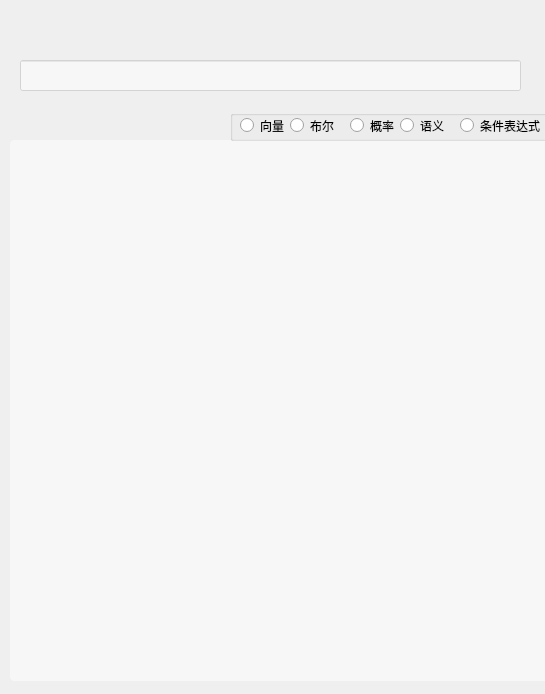
<?xml version="1.0" encoding="UTF-8"?>
<ui version="4.0">
 <class>MainWindow</class>
 <widget class="QMainWindow" name="MainWindow">
  <property name="geometry">
   <rect>
    <x>0</x>
    <y>0</y>
    <width>545</width>
    <height>694</height>
   </rect>
  </property>
  <property name="font">
   <font>
    <pointsize>9</pointsize>
   </font>
  </property>
  <property name="contextMenuPolicy">
   <enum>Qt::NoContextMenu</enum>
  </property>
  <property name="windowTitle">
   <string>亮亮猪猪</string>
  </property>
  <property name="styleSheet">
   <string notr="true">QMainWindow{
border-image:url(&quot;bk1.png&quot;);

}</string>
  </property>
  <widget class="QWidget" name="centralWidget">
   <property name="styleSheet">
    <string notr="true">QWidget{
border-image:url(&quot;:/bk.png&quot;);
}</string>
   </property>
   <widget class="QLineEdit" name="lineEdit">
    <property name="geometry">
     <rect>
      <x>20</x>
      <y>60</y>
      <width>501</width>
      <height>31</height>
     </rect>
    </property>
    <property name="font">
     <font>
      <pointsize>-1</pointsize>
     </font>
    </property>
    <property name="styleSheet">
     <string notr="true">QLineEdit{
font-size:16px;color:black;
background-color: rgba(255,255,255,0.5);
border-image:url(line_edit.png);
border：5px solid rgba（255,255,255,0.5）

}
</string>
    </property>
    <property name="text">
     <string/>
    </property>
   </widget>
   <widget class="QPushButton" name="pushButton">
    <property name="geometry">
     <rect>
      <x>490</x>
      <y>60</y>
      <width>31</width>
      <height>31</height>
     </rect>
    </property>
    <property name="font">
     <font>
      <pointsize>-1</pointsize>
     </font>
    </property>
    <property name="styleSheet">
     <string notr="true">QPushButton{
border-width:1px;border-radius:4px;font-size:16px;color:black;border:0px solid pink;
background-color: rgba(255,255,255,0);
border-image:url(&quot;search.PNG&quot;);

}
</string>
    </property>
    <property name="text">
     <string/>
    </property>
   </widget>
   <widget class="QListView" name="listView">
    <property name="geometry">
     <rect>
      <x>10</x>
      <y>140</y>
      <width>571</width>
      <height>541</height>
     </rect>
    </property>
    <property name="font">
     <font>
      <pointsize>-1</pointsize>
     </font>
    </property>
    <property name="styleSheet">
     <string notr="true">QListView{
border-width:1px;border-radius:4px;font-size:16px;color:black;border:0px solid pink;
background-color: rgba(255,255,255,0.5)
}
</string>
    </property>
    <property name="autoScrollMargin">
     <number>16</number>
    </property>
    <property name="editTriggers">
     <set>QAbstractItemView::NoEditTriggers</set>
    </property>
    <property name="dragEnabled">
     <bool>false</bool>
    </property>
    <property name="alternatingRowColors">
     <bool>false</bool>
    </property>
    <property name="horizontalScrollMode">
     <enum>QAbstractItemView::ScrollPerPixel</enum>
    </property>
   </widget>
   <widget class="QGroupBox" name="groupBox">
    <property name="geometry">
     <rect>
      <x>230</x>
      <y>110</y>
      <width>331</width>
      <height>31</height>
     </rect>
    </property>
    <property name="title">
     <string/>
    </property>
    <widget class="QRadioButton" name="radioButton">
     <property name="geometry">
      <rect>
       <x>10</x>
       <y>0</y>
       <width>51</width>
       <height>31</height>
      </rect>
     </property>
     <property name="text">
      <string>向量</string>
     </property>
    </widget>
    <widget class="QRadioButton" name="radioButton_2">
     <property name="geometry">
      <rect>
       <x>60</x>
       <y>0</y>
       <width>51</width>
       <height>31</height>
      </rect>
     </property>
     <property name="text">
      <string>布尔</string>
     </property>
    </widget>
    <widget class="QRadioButton" name="radioButton_3">
     <property name="geometry">
      <rect>
       <x>230</x>
       <y>0</y>
       <width>91</width>
       <height>31</height>
      </rect>
     </property>
     <property name="text">
      <string>条件表达式</string>
     </property>
    </widget>
    <widget class="QRadioButton" name="radioButton_4">
     <property name="geometry">
      <rect>
       <x>120</x>
       <y>0</y>
       <width>51</width>
       <height>31</height>
      </rect>
     </property>
     <property name="text">
      <string>概率</string>
     </property>
    </widget>
    <widget class="QRadioButton" name="radioButton_5">
     <property name="geometry">
      <rect>
       <x>170</x>
       <y>5</y>
       <width>51</width>
       <height>21</height>
      </rect>
     </property>
     <property name="text">
      <string>语义</string>
     </property>
    </widget>
   </widget>
   <widget class="QLabel" name="label">
    <property name="geometry">
     <rect>
      <x>30</x>
      <y>100</y>
      <width>201</width>
      <height>31</height>
     </rect>
    </property>
    <property name="font">
     <font>
      <family>楷体</family>
      <pointsize>12</pointsize>
     </font>
    </property>
    <property name="text">
     <string/>
    </property>
   </widget>
  </widget>
 </widget>
 <layoutdefault spacing="6" margin="11"/>
 <resources/>
 <connections/>
</ui>
